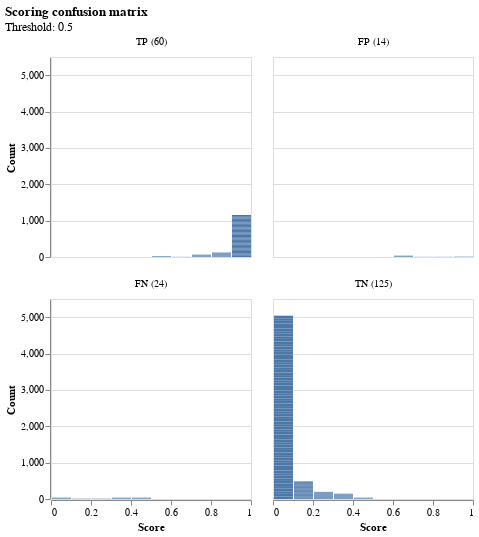

Here is the notebook cell this chart was saved with:
### Markdown cell above
# Scoring Confusion Matrix

### Code cell
scoring_confusion_matrix(df_scores, "y_score", "y_true")

### Figure 1 — Vega-Lite specification as saved in the notebook (floating-point values rounded to 4 significant figures; data arrays with more than 128 entries replaced by an {"elided": "..."} marker saying what was removed)
{"config": {"view": {"continuousWidth": 400, "continuousHeight": 300}}, "data": {"name": "data-5f827d36362475a33b7472a999d34a07"}, "mark": {"type": "bar", "tooltip": true}, "encoding": {"facet": {"type": "ordinal", "columns": 2, "field": "confusion_category", "sort": ["TP (60)", "FP (14)", "FN (24)", "TN (125)"], "title": null}, "x": {"type": "quantitative", "axis": {"format": "~", "title": "Score"}, "bin": "binned", "field": "binned_y_score"}, "x2": {"field": "binned_y_score_end"}, "y": {"type": "quantitative", "axis": {"title": "Count"}, "field": "y_count"}}, "height": 200, "title": {"text": "Scoring confusion matrix", "subtitle": "Threshold: 0.5"}, "transform": [{"bin": {"step": 0.1}, "field": "y_score", "as": "binned_y_score"}, {"joinaggregate": [{"op": "count", "as": "y_count"}], "groupby": ["binned_y_score", "binned_y_score_end", "confusion_category"]}], "usermeta": {"embedOptions": {"scaleFactor": 5, "downloadFileName": "scoring_confusion_matrix"}}, "width": 200, "$schema": "https://vega.github.io/schema/vega-lite/v4.8.1.json", "datasets": {"data-5f827d36362475a33b7472a999d34a07": {"elided": "223 records"}}}
